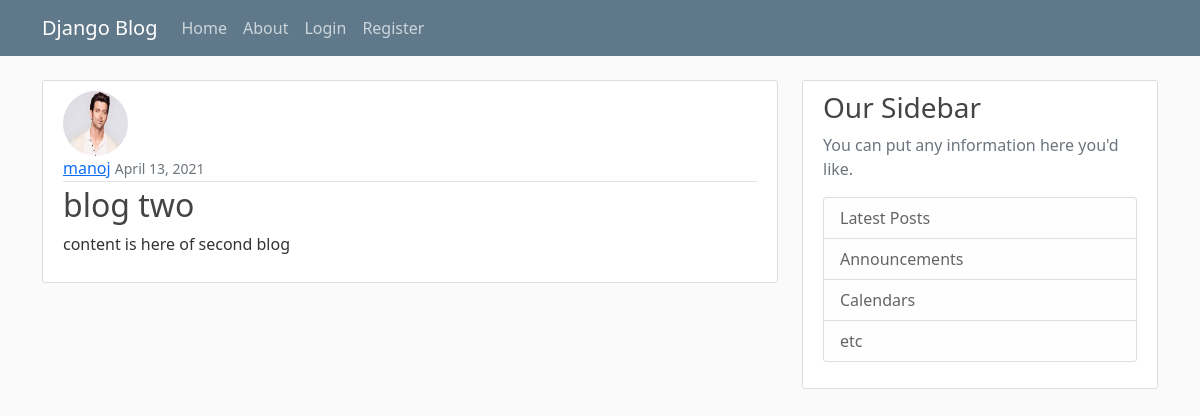
The app's page /post/2/ with its own data.
### home/models.py (models this page shows, shortened)
class Post(models.Model):
    title = models.CharField(max_length=100)
    content = models.TextField()
    date_posted = models.DateTimeField(default=timezone.now)
    author = models.ForeignKey(User, on_delete=models.CASCADE)

### users/models.py (models this page shows, shortened)
class Profile(models.Model):
    user = models.OneToOneField(User, on_delete=models.CASCADE)
    image = models.ImageField(default='default.jpg', upload_to='profile_pics')

### home/views.py (the view)
# urls.py: path('post/<int:pk>/', PostDetailView.as_view(), name='post-detail'),
class PostDetailView(DetailView):
    model = Post

### home/templates/home/post_detail.html (shortened to what this page needs)
{% extends 'home/base.html' %}
{% block content %}
<article class="media content-section">
  <img class = "rounded-circle article-img" src = "{{object.author.profile.image.url}}">
  <div class="media-body">
    <div class="article-metadata">
      <a class="mr-2" href="{% url 'post-users' object.author.username %}">{{ object.author }}</a>
      <small class="text-muted">{{ object.date_posted|date:"F d, Y" }}</small>
    </div>
    <h2 class="article-title">{{ object.title }}</h2>
    <p class="article-content">{{ object.content }}</p>
  </div>
</article>
{% endblock content %}

### home/static/home/main.css (style rules this page uses)
body { background: #fafafa; color: #333333; margin-top: 5rem; }
h1, h2, h3, h4, h5, h6 { color: #444444; }
.content-section { background: #ffffff; padding: 10px 20px; border: 1px solid #dddddd; border-radius: 3px; margin-bottom: 20px; }
.article-title { color: #444444; }
.article-content { white-space: pre-line; }
.article-img { height: 65px; width: 65px; margin-right: 16px; }
.article-metadata { padding-bottom: 1px; margin-bottom: 4px; border-bottom: 1px solid #e3e3e3 }

### records on screen
Post: author.profile.image (picture), author "manoj", date_posted "April 13, 2021", title "blog two", content "content is here of second blog"
